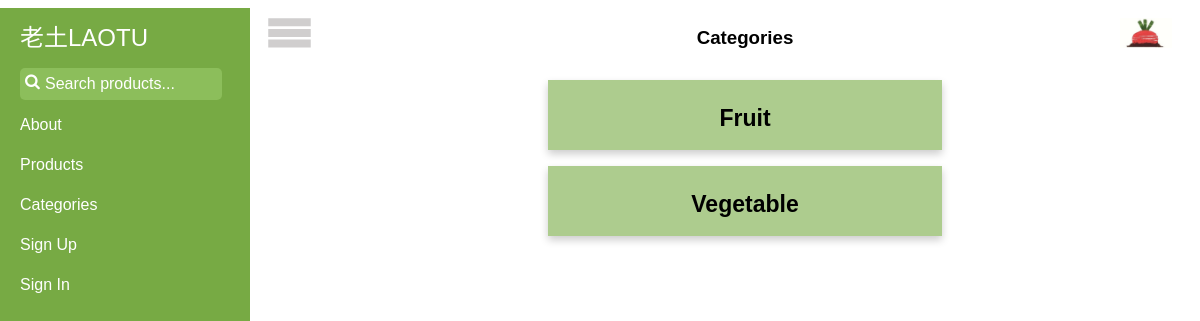
The page /categories on the database as committed earlier.
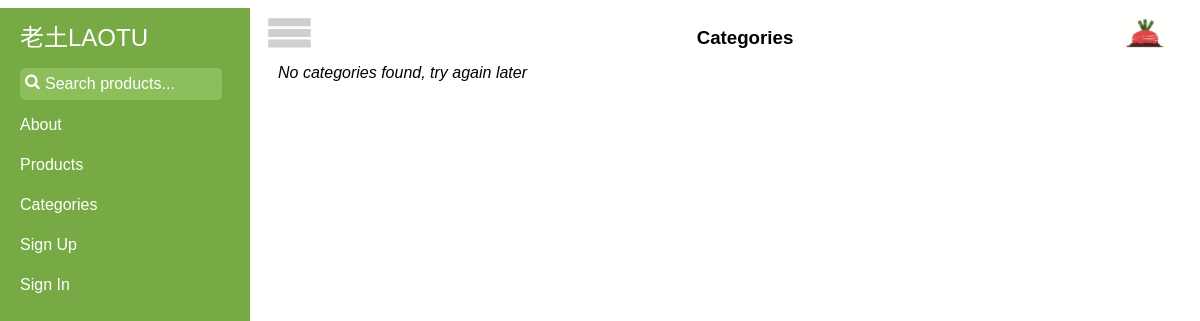
The same page on the database as committed later.
### tables this page shows
CREATE TABLE product (
    product_id integer primary key autoincrement,
    title text not null,
    category text not null,
    quantity integer not null,
    price decimal(7,2) not null,
    location text not null,
    description text not null,
    producer_id integer not null,
    FOREIGN KEY (producer_id) REFERENCES producer(producer_id)
);

### laotu.py (the view)
@app.route('/categories')
def categories():
    categories = query_db("""select distinct category from product""")
    return render_template('categories.html', categories=categories)

### laotu.py (called while the page is built)
def get_db():
    top = _app_ctx_stack.top
    if not hasattr(top, 'sqlite_db'):
        top.sqlite_db = sqlite3.connect(app.config['DATABASE'])
        top.sqlite_db.row_factory = sqlite3.Row
    return top.sqlite_db

@app.teardown_appcontext
def close_database(exception):
    top = _app_ctx_stack.top
    if hasattr(top, 'sqlite_db'):
        top.sqlite_db.close()

def query_db(query, args=(), one=False):
    cur = get_db().execute(query, args)
    rv = cur.fetchall()
    return (rv[0] if rv else None) if one else rv

@app.before_request
def before_request():
    g.user = None
    if 'user_id' in session:
        g.user = query_db('select * from user where user_id = ?',
                          [session['user_id']], one=True)

### templates/categories.html
{% extends "layout.html" %}
{% block title %}
    Categories
{% endblock %}
{% block header %}
    {{ self.title() }}
{% endblock %}
{% block main %}
    {% if categories %}
    {% for category in categories %}
        <div class="category" onclick="gotoURL('{{ url_for('show_products_list_category', category=category.category) }}')">
            <h1 style="text-align: center; tex">{{ category.category }}</h1>
        </div>
    {% endfor %}
    {% else %}
        <em>No categories found, try again later</em>
    {% endif %}
{% endblock %}

### templates/layout.html (shortened to what this page needs)
<!DOCTYPE html><html lang="en">
<head>
    <link href="{{ url_for('static', filename='css/style.css') }}" rel="stylesheet"/>
    <link href="{{ url_for('static', filename='css/sidebar.css')}}" rel="stylesheet">
    <link href="{{ url_for('static', filename='css/font-awesome-4.7.0/css/font-awesome.min.css') }}" rel="stylesheet">
</head>
<body>
    <div class="container">
        <div id="wrapper">
            <div id="sidebar-wrapper">
                {% if g.user %}
                <ul class="sidebar-nav">
                    <li class="sidebar-brand">
                        <a href="{{ url_for('home') }}">
                            老土 LAOTU
                        </a>
                    </li>
                    <div class="searchbar-wrapper">
                        <span class="icon"><i class="fa fa-search"></i></span>
                        <form action="/search" method="post">
                           <input id="search" name="search" placeholder="Search products...">
                        </form>
                    </div>
                    <li><a href="{{ url_for('about') }}">About</a></li>
                    <li><a href="{{ url_for('show_products_list') }}">Products</a></li>
                    <li><a href="{{ url_for('stories') }}">Stories</a></li>
                    <li><a href="{{ url_for('get_cart')}}">Cart</a></li>
                    <li><a href="{{ url_for('categories') }}">Categories</a></li>
                    <li><a href="{{ url_for('logout') }}">Sign Out</a></li>
                </ul>
                {% else %}
                <ul class="sidebar-nav">
                    <li class="sidebar-brand">
                        <a href="{{ url_for('home') }}">
                            老土LAOTU
                        </a>
                    </li>
                    <div class="searchbar-wrapper">
                        <span class="icon"><i class="fa fa-search"></i></span>
                        <form id="search-form" action="/search" method="post">
                           <input id="search" name="search" placeholder="Search products...">
                        </form>
                    </div>
                    <li><a href="{{ url_for('about') }}">About</a></li>
                    <li><a href="{{ url_for('show_products_list') }}">Products</a></li>
                    <li><a href="{{ url_for('categories') }}">Categories</a></li>
                    <li><a href="{{ url_for('register') }}">Sign Up</a></li>
                    <li><a href="{{ url_for('login') }}">Sign In</a></li>
                </ul>
                {% endif %}
            </div>
            <div id="page-content-wrapper">
                <div class="container-fluid">
                    <div class="row">
                        <div class="col-lg-12">
                            <a href="#menu-toggle" class="btn btn-default" id="menu-toggle" style="position:absolute;z-index:200;top:.63em;left:.63em;"><img src="{{ url_for('static', filename='images/menu.png') }}" style="height:1.87em;"></a>
                            <div style="position:absolute;top:0px;left:0px;width:100%;text-align:center;"><h3>{% block header %}{% endblock %}</h3></div>
                            <div style="position:absolute;z-index:200;top:.63em;right:60px;"><img src="{{ url_for('static', filename='images/laotu-logo.png') }}" style="height:1.87em;"></div>
                            <br>
                            <br>
                            <main>
                                {% block main %}{% endblock %}
                            </main>
                        </div>
                    </div>
                </div>
            </div>
        </div>
    </div>
</body>
</html>

### static/css/style.css (style rules this page uses)
html, body { max-width: 100%; overflow-x: hidden; }
body { background: #fff; font-family: 'Trebuchet MS', sans-serif; font-size: 16px; }
a { color: #EB1936; text-decoration: none; }

### static/css/sidebar.css (style rules this page uses)
body { overflow-x: hidden; }
#wrapper { padding-left: 0; -webkit-transition: all 0.5s ease; -moz-transition: all 0.5s ease; -o-transition: all 0.5s ease; transition: all 0.5s ease; }
#sidebar-wrapper { z-index: 100; position: fixed; left: 250px; width: 0; height: 100%; margin-left: -250px; overflow-y: auto; background: #77AA44; -webkit-transition: all 0.5s ease; -moz-transition: all 0.5s ease; -o-transition: all 0.5s ease; transition: all 0.5s ease; }
#page-content-wrapper { width: 100%; position: absolute; padding: 15px; }
.sidebar-nav { position: absolute; top: 0; width: 250px; margin: 0; padding: 0; list-style: none; }
.sidebar-nav li { text-indent: 20px; line-height: 40px; }
.sidebar-nav li a { display: block; text-decoration: none; color: #fff; }
.sidebar-nav > .sidebar-brand { height: 60px; font-size: 24px; line-height: 60px; }
.sidebar-nav > .sidebar-brand a { color: #fff; }
.searchbar-wrapper { width: 70%; height: 37px; padding-left: 20px; vertical-align: middle; white-space: nowrap; position: relative; }
.searchbar-wrapper input#search { width: 100%; height: 30px; padding-left: 25px; font-size: 12pt; background-color: #8cbe5b; color: #fff; border: none; -webkit-border-radius: 5px; -moz-border-radius: 5px; border-radius: 5px; }
.searchbar-wrapper .icon { position: absolute; margin-left: 5px; margin-top: 5px; z-index: 1; color: #fff; }
@media (min-width:768px) { #wrapper { padding-left: 250px; } }
@media (min-width:768px) { #sidebar-wrapper { width: 250px; } }
@media (min-width:768px) { #page-content-wrapper { padding: 20px; position: relative; } }

Rows that differ between the two databases and show on the page:
removed product: category "Fruit"
removed product: category "Vegetable"
Other text that changed with them:
text now shown: "No categories found, try again later"
